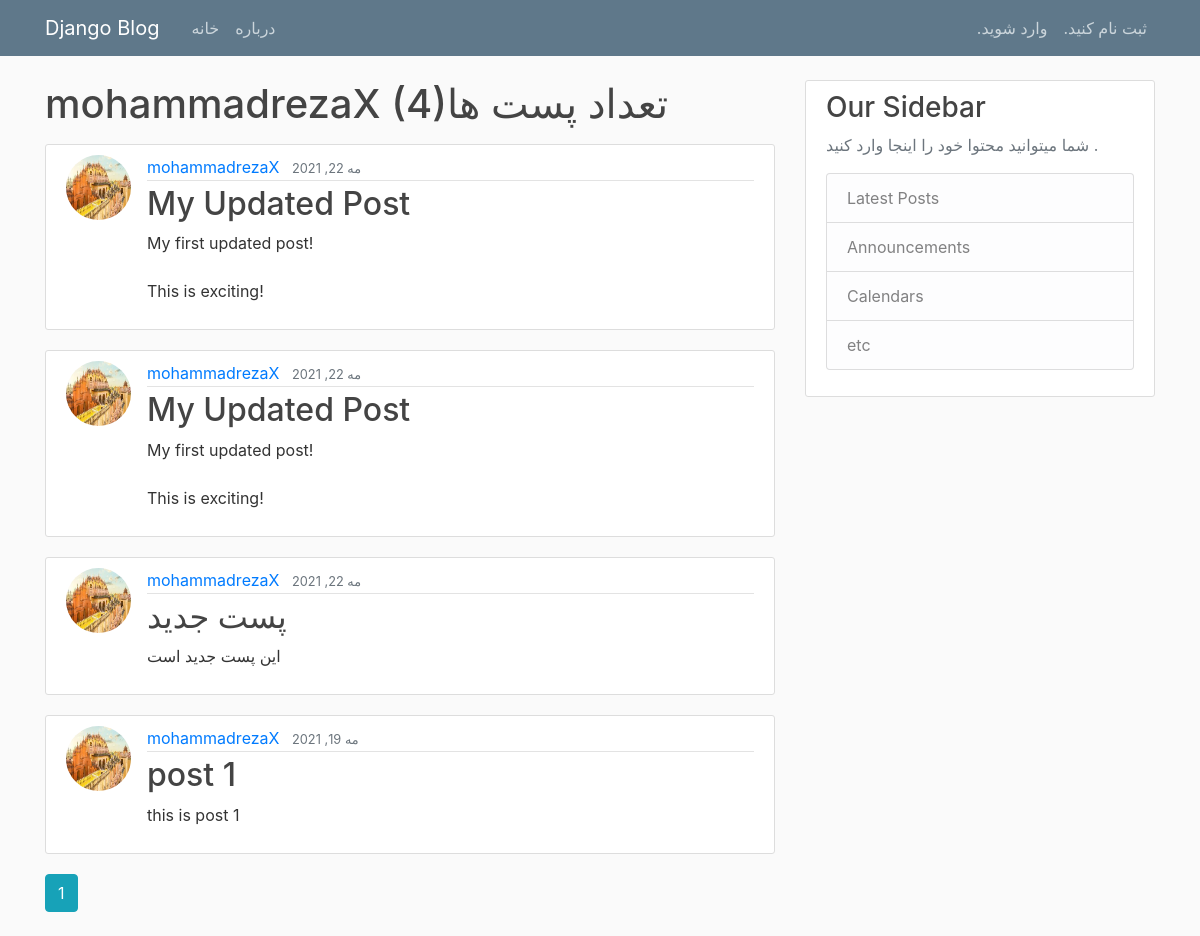
The page /user/mohammadrezaX/ on the database its author committed.
### blog/models.py (models this page shows, shortened)
class Post(models.Model):
    title = models.CharField(_('موضوع'), max_length=100)
    content = models.TextField(_('محتوا'))
    date_posted = models.DateTimeField(_('تاریخ انتشار'), default=timezone.now)
    author = models.ForeignKey(User, on_delete=models.CASCADE, verbose_name=_('نویسنده'))

### users/models.py (models this page shows, shortened)
class Profile(models.Model):
    user = models.OneToOneField(User, on_delete=models.CASCADE, verbose_name=_('کاربر'))
    image = models.ImageField(_('تصویر'), default='defult.jpg', upload_to='profile-pics')

### blog/views.py (the view)
# urls.py: path('user/<str:username>/', UserPostListView.as_view(), name='user-posts'),
class UserPostListView(ListView):
    model = Post
    template_name = 'blog/user_posts.html'
    context_object_name = 'posts'
    paginate_by = 5
    def get_queryset(self):
        user = get_object_or_404(User, username=self.kwargs.get('username'))
        return Post.objects.filter(author=user).order_by('-date_posted')

### blog/templates/blog/user_posts.html (shortened to what this page needs)
{% extends 'blog/base.html' %}
{% block content %}
    <h1 dir="rtl" class="mb-3">تعداد پست ها{{ view.kwargs.username }}   ({{ page_obj.paginator.count }}) </h1>
{% for post in posts %}
    <article class="media content-section">
        <img class="rounded-circle article-img" src='{{ post.author.profile.image.url }}'>
        <div class="media-body">
            <div class="article-metadata">
                <a class="mr-2" href="{% url 'user-posts' post.author.username %}">{{ post.author }}</a>
                <small class="text-muted">{{ post.date_posted|date:'F d, Y' }}</small>
            </div>
            <h2><a class="article-title" href="{% url 'post-detail' post.id %}">{{ post.title }}</a></h2>
            <p class="article-content">{{ post.content }}</p>
        </div>
    </article>
{% endfor %}
{% if paginator %}
    {% for num in page_obj.paginator.page_range %}
    {% if page_obj.number == num %}
        <a class="btn btn-info mb-4" dir="rtl" href="?page={{ num }}">{{ num }}</a>
    {% elif num > page_obj.number|add:'-3' and num < page_obj.number|add:'3' %}
        <a class="btn btn-outline-info mb-4" href="?page={{ num }}">{{ num }}</a>
{% endif %}
{% endfor %}
{% endif %}
{% endblock %}

### blog/static/blog/main.css (style rules this page uses)
body { background: #fafafa; color: #333333; margin-top: 5rem; }
h1, h2, h3, h4, h5, h6 { color: #444444; }
.content-section { background: #ffffff; padding: 10px 20px; border: 1px solid #dddddd; border-radius: 3px; margin-bottom: 20px; }
.article-title { color: #444444; }
.article-content { white-space: pre-line; }
.article-img { height: 65px; width: 65px; margin-right: 16px; }
.article-metadata { padding-bottom: 1px; margin-bottom: 4px; border-bottom: 1px solid #e3e3e3 }

### rows shown on the page
Post: author.profile.image (picture), author "mohammadrezaX", date_posted "مه 22, 2021", title "My Updated Post", content "My first updated post! This is exciting!"
Post: author.profile.image (picture), author "mohammadrezaX", date_posted "مه 22, 2021", title "My Updated Post", content "My first updated post! This is exciting!"
Post: author.profile.image (picture), author "mohammadrezaX", date_posted "مه 22, 2021", title "پست جدید", content "این پست جدید است"
Post: author.profile.image (picture), author "mohammadrezaX", date_posted "مه 19, 2021", title "post 1", content "this is post 1"

### other values the page prints
{{ view.kwargs.username }} "mohammadrezaX"
{{ page_obj.paginator.count }} "4"
{{ num }} "1"
